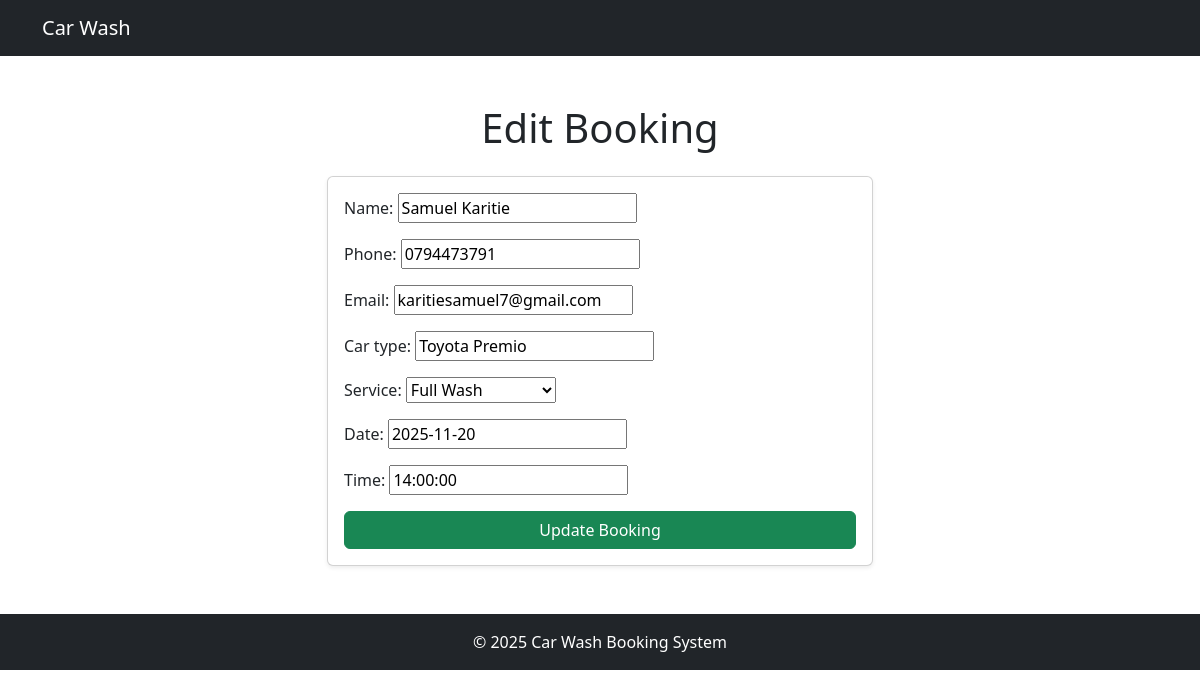
The page /edit/7/ (signed in) on the database its author committed.
### bookings/models.py (models this page shows, shortened)
class Booking(models.Model):
    SERVICE_CHOICES = [
        ('Basic Wash', 'Basic Wash'),
        ('Full Wash', 'Full Wash'),
        ('Interior Cleaning', 'Interior Cleaning'),
        ('Engine Wash', 'Engine Wash'),
    ]
    user = models.ForeignKey(User , on_delete=models.CASCADE)
    name = models.CharField(max_length=100)
    phone = models.CharField(max_length=20)
    email = models.EmailField(null=True, blank=True)
    car_type = models.CharField(max_length=50)
    service = models.CharField(max_length=50, choices=SERVICE_CHOICES)
    date = models.DateField()
    time = models.TimeField()
    status = models.CharField(max_length=20, default='Pending')
    created_at = models.DateTimeField(auto_now_add=True)

### bookings/views.py (the view)
# urls.py: path('edit/<int:booking_id>/', views.edit_booking, name='edit_booking'),
@login_required
def edit_booking(request, booking_id):
    booking = get_object_or_404(Booking, id=booking_id, user=request.user)
    if request.method == "POST":
        form = BookingForm(request.POST, instance=booking)
        if form.is_valid():
            form.save()
            return redirect('view_bookings')
    else:
        form = BookingForm(instance=booking)
    return render(request, 'edit_booking.html', {"form": form})

### bookings/forms.py
class BookingForm(forms.ModelForm):
    class Meta:
        model = Booking
        fields = ['name', 'phone', 'email', 'car_type', 'service', 'date', 'time']
        exclude = ['user']

### bookings/templates/edit_booking.html (shortened to what this page needs)
<!DOCTYPE html>
<html lang="en">
<head>
    <link href="https://cdn.jsdelivr.net/npm/bootstrap@5.3.2/dist/css/bootstrap.min.css" rel="stylesheet">
</head>
<body>
<nav class="navbar navbar-expand-lg navbar-dark bg-dark">
  <div class="container">
    <a class="navbar-brand" href="/">Car Wash</a>
  </div>
</nav>
<div class="container py-5">
    <h1 class="text-center mb-4">Edit Booking</h1>
    <div class="row justify-content-center">
        <div class="col-md-6">
            <div class="card shadow-sm p-3">
                <form method="POST">
                    {{ form.as_p }}
                    <button type="submit" class="btn btn-success w-100">Update Booking</button>
                </form>
            </div>
        </div>
    </div>
</div>
<footer class="bg-dark text-white text-center py-3">
    © 2025 Car Wash Booking System
</footer>
</body>
</html>

### rows shown on the page
Booking: name "Samuel Karitie", phone "0794473791", email "karitiesamuel7@gmail.com", car_type "Toyota Premio", service "Full Wash", date "2025-11-20", time "14:00:00"
